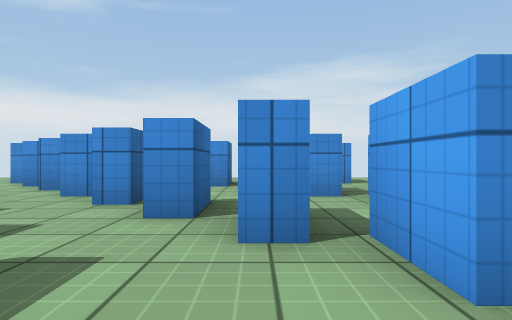
view 1 (above)

24 first-person views from a walk through a Unity game level. The camera is 0.58 m above the floor, looks level and sees 75° across. The floor is counted in squares, 1 m on a side. Each view is taken from the middle of a square. On the plan, view 1 faces up. The plan holds only what a view shows up to about 9 squares ahead; the rest is blank. The player character is not drawn. Surface patterns are stand-ins for the level's own textures.

view 2
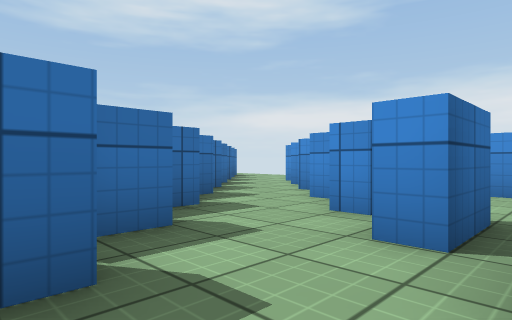

view 3
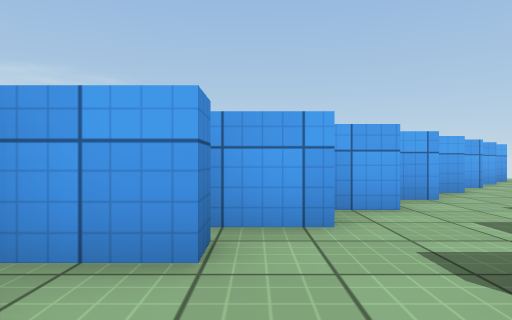

view 4
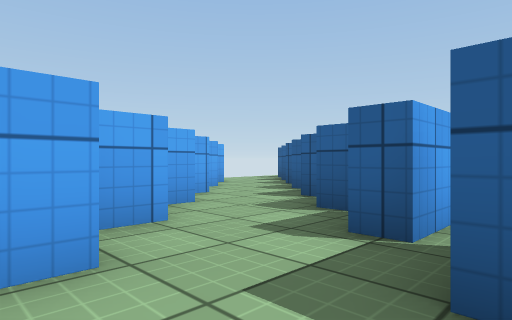

view 5
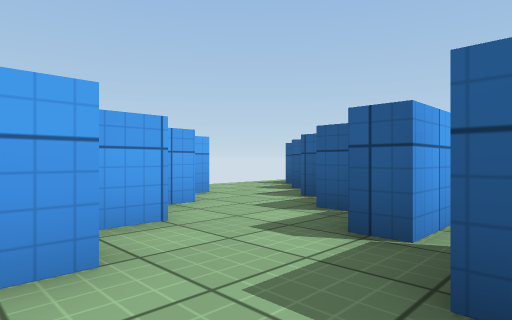

view 6
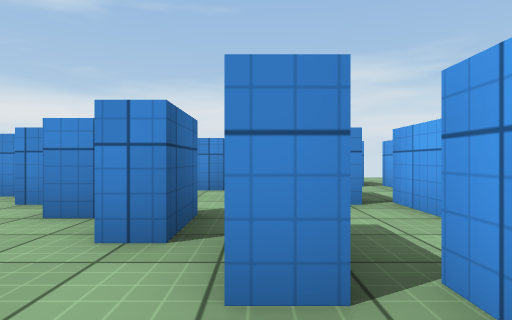

view 7
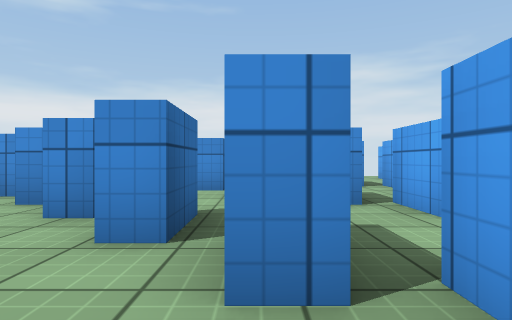

view 8
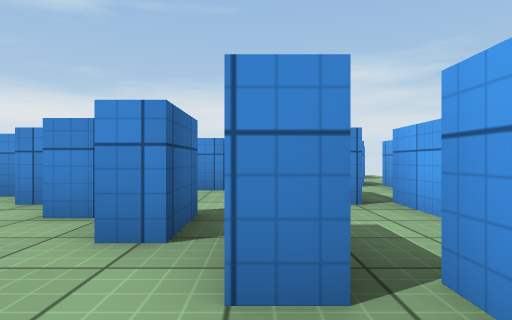

view 9
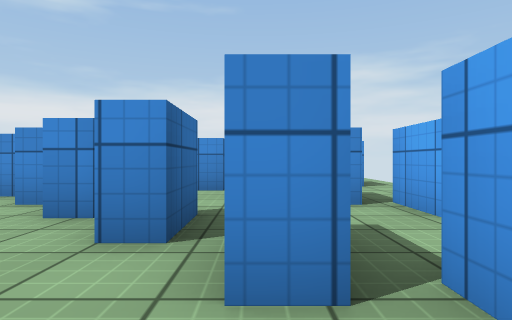

view 10
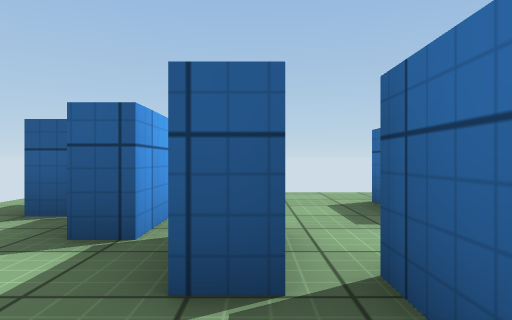

view 11
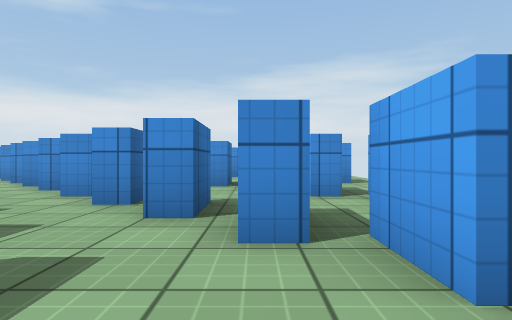

view 12
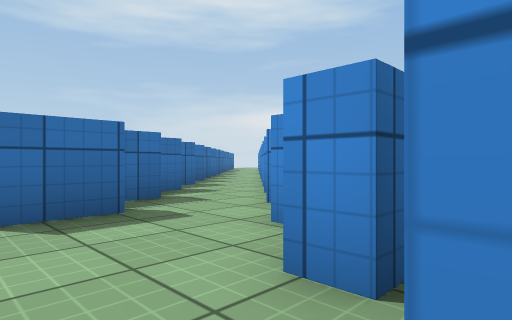

view 13
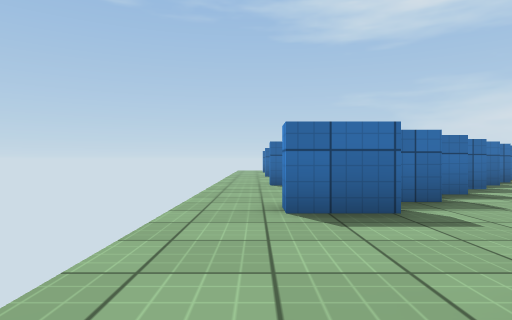

view 14
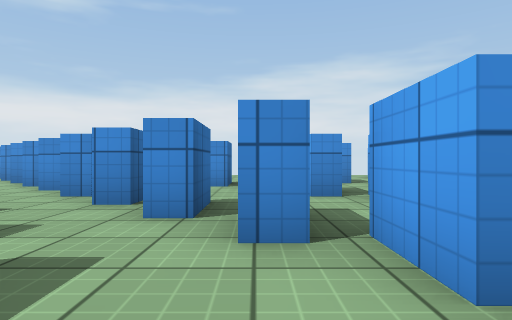

view 15
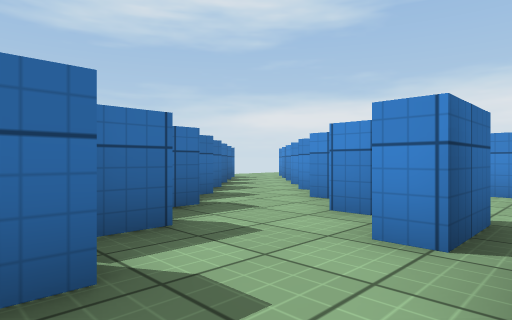

view 16
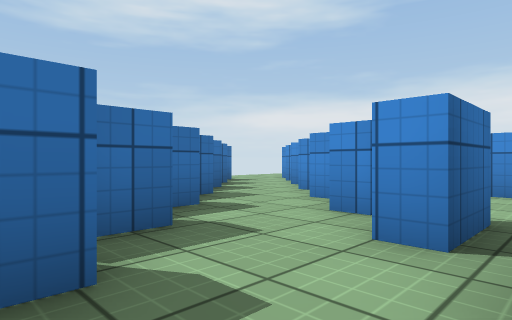

view 17
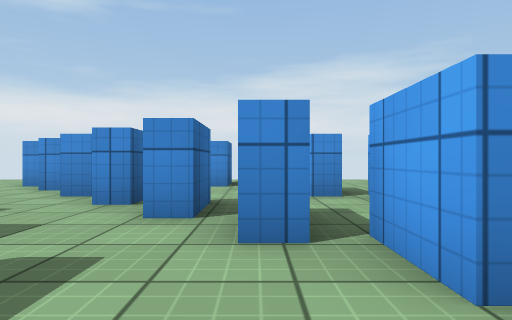

view 18
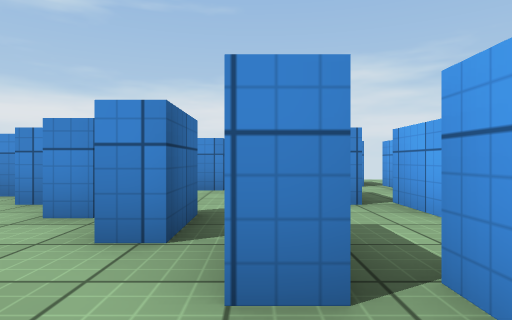

view 19
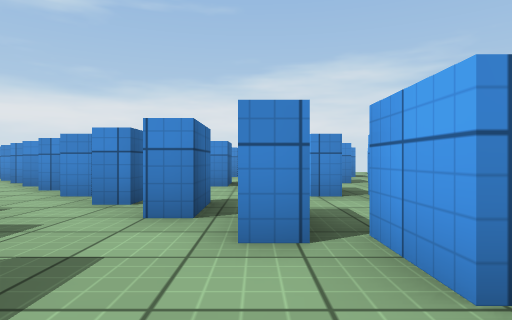

view 20
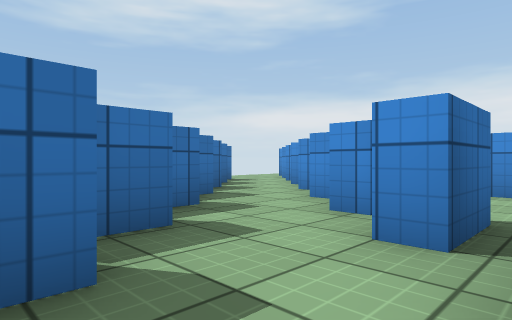

view 21
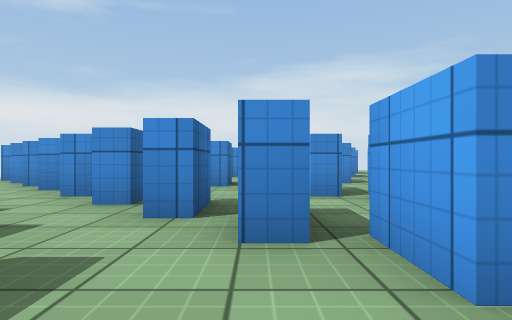

view 22
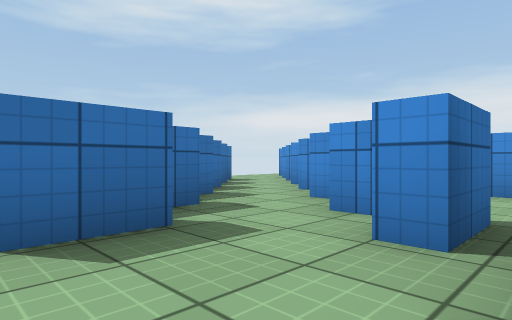

view 23
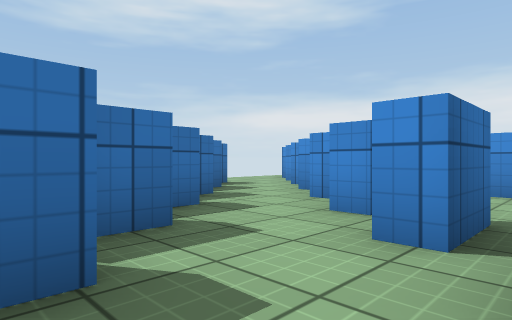

view 24
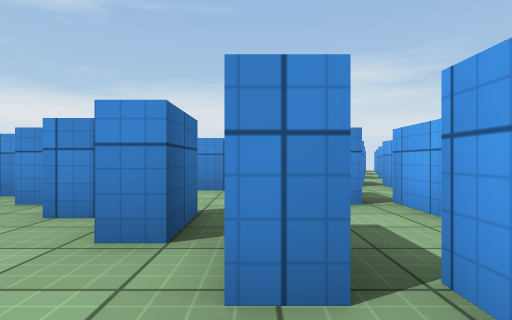

### Floor plan
Key: @ floor where view 1 was taken; # wall or solid block; . floor; T thing the floor can be seen under or through.
Columns run from 11 left of view 1 to 7 right of it. Each row starts with its distance up from view 1.
 10          ..
  9      #  .#.   ..
  8  ##  ## .##  ##..
  7  .## .##..##..##..
  6   .##..##..##..##..
  5  #..#T..TT..##..##.
  4  ##..TT..TT..##....
  3   ##..TT..TT..##..
  2   .##..TT..TT..##.
  1  #..##..TT..TT..##.
  0  ##..##..T#@.TT....
 -1  .##..TT..##..TT..
 -2 #..##..TT..##..T#.
 -3 ##..##..T#..##..##
 -4  ##..TT..##..#T....
 -5  .##..TT. ##..TT...
 -6   .##..TT  ##..T#..
 -7    .##..T#. ##..##.
 -8     ..............

Where each view was taken, in squares from view 1:
view 1: 0 up, 0 right, facing up
view 2: 1 up, 0 right, facing up-left
view 3: 3 up, 3 left, facing right
view 4: 2 up, 1 left, facing down-right
view 5: 0 up, 1 right, facing down-right
view 6: 0 up, 1 right, facing up
view 7: 1 down, 2 right, facing up
view 8: 2 down, 3 right, facing up
view 9: 3 down, 4 right, facing up
view 10: 3 down, 4 right, facing down
view 11: 8 down, 4 right, facing up
view 12: 8 down, 6 right, facing up-left
view 13: 8 down, 6 right, facing left
view 14: 2 down, 2 left, facing up
view 15: 1 down, 2 left, facing up-left
view 16: 0 up, 3 left, facing up-left
view 17: 1 up, 5 left, facing up
view 18: 1 up, 4 left, facing up
view 19: 5 down, 3 left, facing up
view 20: 4 down, 3 left, facing up-left
view 21: 8 down, 4 left, facing up
view 22: 8 down, 3 left, facing up-left
view 23: 7 down, 4 left, facing up-left
view 24: 8 down, 7 left, facing up
